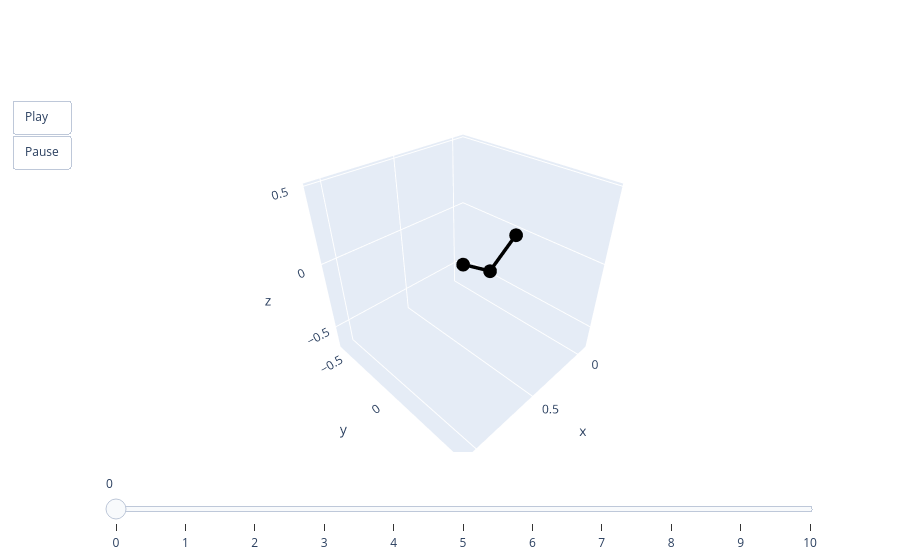

The cell this chart's notebook holds for it:
### Code cell
animate(valid.qs)

### Figure 1 — Plotly figure (JSON) as saved in the notebook; plotly's stock layout.template omitted (floating-point values rounded to 4 significant figures)
{"data": [{"line": {"color": "black", "width": 7}, "mode": "lines+markers", "type": "scatter3d", "x": [0, 0.25, 0.5], "y": [0, 3.617e-12, 0], "z": [0, -0.1699, 0]}], "layout": {"scene": {"aspectmode": "cube", "xaxis": {"autorange": false, "range": [-0.1, 1.1]}, "yaxis": {"autorange": false, "range": [-0.6, 0.6]}, "zaxis": {"autorange": false, "range": [-0.685, 0.515]}}, "sliders": [{"steps": [{"args": [["0"], {"frame": {"duration": 0, "redraw": true}, "mode": "immediate"}], "label": "0", "method": "animate"}, {"args": [["1"], {"frame": {"duration": 0, "redraw": true}, "mode": "immediate"}], "label": "1", "method": "animate"}, {"args": [["2"], {"frame": {"duration": 0, "redraw": true}, "mode": "immediate"}], "label": "2", "method": "animate"}, {"args": [["3"], {"frame": {"duration": 0, "redraw": true}, "mode": "immediate"}], "label": "3", "method": "animate"}, {"args": [["4"], {"frame": {"duration": 0, "redraw": true}, "mode": "immediate"}], "label": "4", "method": "animate"}, {"args": [["5"], {"frame": {"duration": 0, "redraw": true}, "mode": "immediate"}], "label": "5", "method": "animate"}, {"args": [["6"], {"frame": {"duration": 0, "redraw": true}, "mode": "immediate"}], "label": "6", "method": "animate"}, {"args": [["7"], {"frame": {"duration": 0, "redraw": true}, "mode": "immediate"}], "label": "7", "method": "animate"}, {"args": [["8"], {"frame": {"duration": 0, "redraw": true}, "mode": "immediate"}], "label": "8", "method": "animate"}, {"args": [["9"], {"frame": {"duration": 0, "redraw": true}, "mode": "immediate"}], "label": "9", "method": "animate"}, {"args": [["10"], {"frame": {"duration": 0, "redraw": true}, "mode": "immediate"}], "label": "10", "method": "animate"}]}], "updatemenus": [{"buttons": [{"args": [null, {"frame": {"duration": 50, "redraw": true}, "fromcurrent": true}], "label": "Play", "method": "animate"}, {"args": [[null], {"frame": {"duration": 0, "redraw": true}, "mode": "immediate"}], "label": "Pause", "method": "animate"}], "showactive": false, "type": "buttons"}]}}
